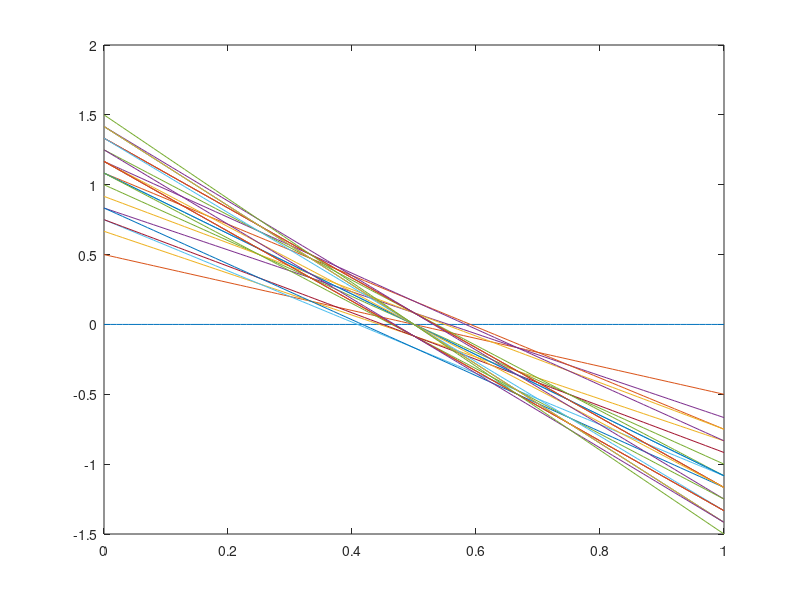

MATLAB code for this plot:
strategy = [0 0 0 0 0 0 0; # don't buy the first
1 0 0 0 0 0 0; # buy the first, don't buy the second
1 1 0 0 0 0 0; # buy the first, buy the second if it is black
1 0 1 0 0 0 0; # buy the first, buy the second if it is white
1 1 1 0 0 0 0; # buy the first and second regardless but not the third
1 1 0 1 0 0 0;
1 1 0 0 1 0 0;
1 1 0 1 1 0 0; #--end case of first one being black
1 0 1 0 0 0 1;
1 0 1 0 0 1 0;
1 0 1 0 0 1 1; #-- end case of the first one being white
1 1 1 0 0 0 1; # begin buy the second regardless, but the third on conditions on the first two... 16 cases
1 1 1 0 0 1 0;
1 1 1 0 0 1 1;
1 1 1 0 1 0 0;
1 1 1 0 1 0 1;
1 1 1 0 1 1 0;
1 1 1 0 1 1 1;
1 1 1 1 0 0 0;
1 1 1 1 0 0 1;
1 1 1 1 0 1 0;
1 1 1 1 0 1 1;
1 1 1 1 1 0 0;
1 1 1 1 1 0 1;
1 1 1 1 1 1 0;
1 1 1 1 1 1 1;];
balls = [0 0 0; # 3/12
1 1 1; # 3/12
0 0 1; # all rest occur with 1/12 probability
0 1 0;
1 0 0;
1 1 0;
1 0 1;
0 1 1;];
strategyresultr = zeros(26,8);
strategyresultc = zeros(26,8);
multfactor = [ 3 3 1 1 1 1 1 1]' / 12;
for trial = 1:8
	b1 =balls(trial,1);
	b2= balls(trial,2);
	b3= balls(trial,3);
	for i=1:26
		ct = 0; # total cost for this strategy
		r = 0; # revenue for this strategy
		p = 0; # profit for this strategy
		c = 1;
		if (strategy(i,1) != 0) # do we buy the first ball?
			ct = ct + c; # just bought one ball
			if (b1 == 0)
				# first ball was black
				if (strategy(i,2) != 0) # do we buy the second ball given the first was black?
					ct = ct + c; # just ball a second ball
					if (b2 == 0)
						#second ball was black
						if (strategy(i,4) != 0) # do we buy the third ball given we have bb?
							ct = ct + c; # just ball a third ball
							if (b3 == 0)
								#third ball was black
							else
								#third ball was white
								r = r + 1;
							endif
						endif
					else
						#second ball was white
						r = r + 1;
						if (strategy(i,5) != 0) # do we buy the third ball given we have bw?
							ct = ct + c; # just ball a third ball
							if (b3 == 0)
								#third ball was black
							else
								#third ball was white
								r = r + 1;
							endif
						endif
					endif
				endif
			else
				# first ball was white
				r = r + 1;
				if (strategy(i,3) != 0) # do we buy the second ball give the first was white?
					ct = ct + c; # just ball a second ball
					if (b2 == 0)
					#second ball was black
						if (strategy(i,6) != 0) # do we buy the third ball given we have wb?
							ct = ct + c; # just ball a third ball
							if (b3 == 0)
								#third ball was black
							else
								#third ball was white
								r = r + 1;
							endif
						endif
					else
						#second ball was white
						r = r + 1;
						if (strategy(i,7) != 0) # do we buy the third ball given we have ww?
							ct = ct + c; # just ball a third ball
							if (b3 == 0)
								#third ball was black
							else
								#third ball was white
								r = r + 1;
							endif
						endif
					endif
				endif
			endif
		endif
		strategyresultr(i,trial) = r ; # expected revenue for this strategy and this ball structure
		strategyresultc(i,trial) = ct; # expected number of  for this strategy and this ball structure
	endfor # for i=1:26
endfor # for trial = 1:8

numc = 101;
costs = linspace(0,1,numc);
for i = 1:numc
	c = costs(i);
	[opti(i) ind] = max((strategyresultr - c* strategyresultc )* multfactor) ;
	ind
	allstrats(:,i) = (strategyresultr - c* strategyresultc )* multfactor;
endfor
plot(costs, opti);
plot(costs, allstrats);
